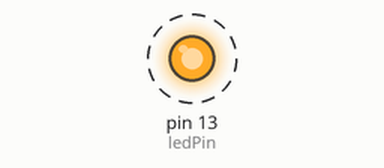
The sketch below on a simulated Arduino Uno, built for the host (arithmetic inside an expression is 32-bit, double 64-bit). Parts: output pins drawn as LEDs (lit = HIGH). Dashed ring = blinking. What the sketch prints to the serial monitor is not drawn.

Above: at 0.5 s.
Timing chart, 0 to 4.6 s (numbered marks = the images above):
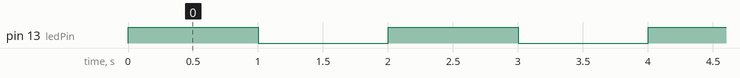

The sketch:

arduino_blink_button.ino
```cpp
// Do not remove the include below
#include "arduino_blink_button.h"

const int buttonPin = 2;
const int ledPin =  13;

bool buttonActivate = false;
int buttonState = 0;

//The setup function is called once at startup of the sketch
void setup() {
  Serial.begin(9600);
  Serial.print("Start");
  pinMode(ledPin, OUTPUT);
  pinMode(buttonPin, INPUT);
}

// The loop function is called in an endless loop
void loop() {
  if ( buttonActivate ) {
    buttonState = digitalRead(buttonPin);

    if (buttonState == HIGH) {
      Serial.println("high");
      digitalWrite(ledPin, HIGH);
    }
    else {
      Serial.println("low");
      digitalWrite(ledPin, LOW);
    }
    delay(1000);
  } else {
    digitalWrite(ledPin, HIGH); // turn the LED on (HIGH is the voltage level)
    delay(1000);                 // wait for a second
    digitalWrite(ledPin, LOW);  // turn the LED off by making the voltage LOW
    delay(1000);                 // wait for a second
  }
}
```

arduino_blink_button.h
```cpp
// Only modify this file to include
// - function definitions (prototypes)
// - include files
// - extern variable definitions
// In the appropriate section

#ifndef _arduino_blink_button_H_
#define _arduino_blink_button_H_
#include "Arduino.h"
//add your includes for the project arduino_blink_button here


//end of add your includes here
#ifdef __cplusplus
extern "C" {
#endif
void loop();
void setup();
#ifdef __cplusplus
} // extern "C"
#endif

//add your function definitions for the project arduino_blink_button here


//Do not add code below this line
#endif /* _arduino_blink_button_H_ */
```

Measured:
- by itself, pin 13 (ledPin): alternates HIGH for 1.0 s and LOW for 1.0 s
